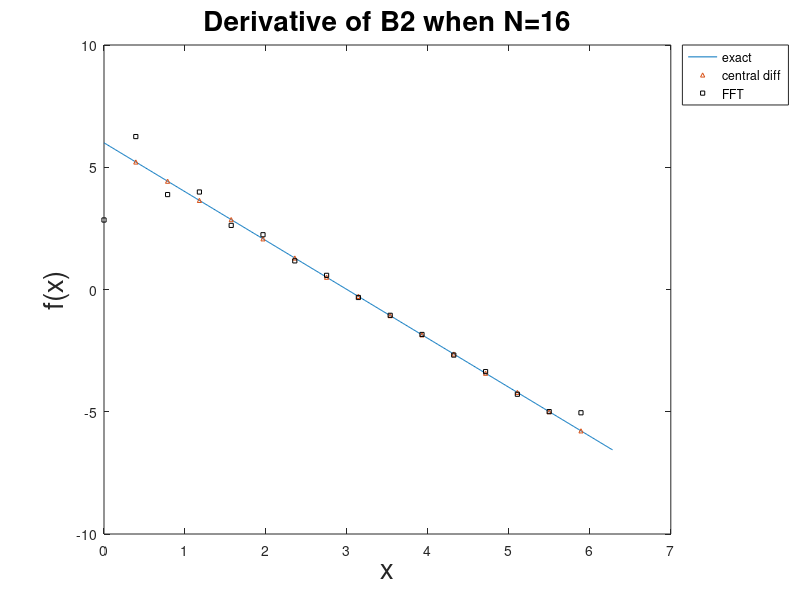

Write the MATLAB code that produced this figure.
%會用到的值
f = @(x) 6*x - x.^2;
f_d = @(x) 6-2*x;
N=16;
%N=32;
h=2*pi/N;

%正確的微分
x = [0:0.01:2*pi];
plot(x, f_d(x));
hold on;

%central difference
n=[1:N-1];
f_central = (f(h*(n+1))-f(h*(n-1)))/(2*h);
plot((n*h), f_central, '^','MarkerSize',3);
hold on;

%FFT
k=[[0:N/2-1]';[-N/2:-1]']'
k(1)=0;
x=[0:h:2*pi-h];
f_hat = fft(f(x));
f_hat_d = i*k.*f_hat;
f_FFT = ifft(f_hat_d);
plot(x,f_FFT,'ks','MarkerSize',3);

%圖的裝飾
xlabel('x', 'Fontsize', 20);
ylabel('f(x)', 'Fontsize', 20)
title('Derivative of B2 when N=16', 'Fontsize', 20)
legend('exact', 'central diff', 'FFT', 'location','northeastoutside')
